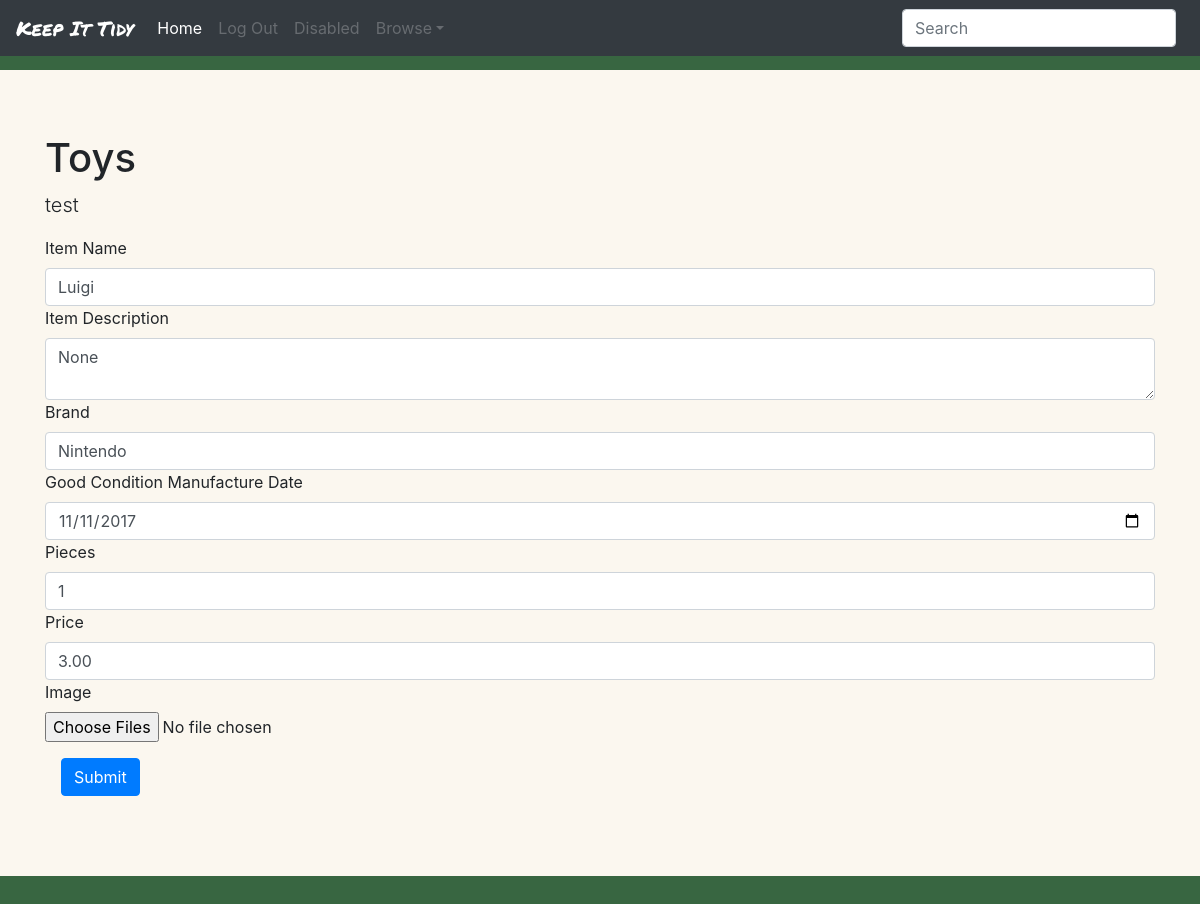
Page /edit_item/3933 on the committed database.
### KeepItTidy/models.py (models this page shows, shortened)
class Collection(models.Model):
	user = models.ForeignKey(User, on_delete=models.CASCADE, related_name="collection")
	name = models.CharField(max_length=200)
	description = models.CharField(max_length=200)

class Item(models.Model):
	name = models.CharField(max_length=200, default="item_name")
	description = models.TextField(max_length=400, null=True)
	user = models.ForeignKey(User, on_delete=models.CASCADE, related_name="item")
	collection = models.ForeignKey(Collection, on_delete=models.CASCADE, related_name="item")
	def get_fields(self):
		fields = {"id": self.id, "name": self.name, "description": self.description, "col_id": self.collection.id}
		text_fields = TextField.objects.filter(item=self)
		if len(text_fields) > 0:
			for i in text_fields:
				fields[i.name] = i.text
		boolean_fields = BooleanField.objects.filter(item=self)
		if len(boolean_fields) > 0:
			for i in boolean_fields:
				fields[i.name] = i.boolean
		date_fields = DateField.objects.filter(item=self)
		if len(date_fields) > 0:
			for i in date_fields:
				fields[i.name] = i.date.strftime("%Y-%m-%d")
		number_fields = NumberField.objects.filter(item=self)
		if len(number_fields) > 0:
			for i in number_fields:
				fields[i.name] = i.number
		decimal_fields = DecimalField.objects.filter(item=self)
		if len(decimal_fields) > 0:
			for i in decimal_fields:
				fields[i.name] = i.decimal
		image_fields = ImageField.objects.filter(item=self)
		if len(image_fields) > 0:
			image_urls = []
			for i in image_fields:
				image_urls.append(i.image.url)
			fields[i.name] = image_urls # This dictionary object will return an array of urls
		else:
			fields["img_missing"] = []
		return fields

class FieldNameTypePair(models.Model):
	dictionary = models.ForeignKey(FieldDict, on_delete=models.CASCADE, related_name="name_type_pair")
	field_name = models.CharField(max_length=200)
	field_type = models.CharField(max_length=200)

class TextField(models.Model):
	name = models.CharField(max_length=200)
	collection = models.ForeignKey(Collection, on_delete=models.CASCADE, related_name="text_field")
	item = models.ForeignKey(Item, on_delete=models.CASCADE, related_name="text_field")
	text = models.CharField(max_length=500)

class DecimalField(models.Model):
	name = models.CharField(max_length=200)
	collection = models.ForeignKey(Collection, on_delete=models.CASCADE, related_name="decimal_field")
	item = models.ForeignKey(Item, on_delete=models.CASCADE, related_name="decimal_field")
	decimal = models.DecimalField(max_digits=1000, decimal_places=2)

### KeepItTidy/views.py (the view)
# urls.py: path("edit_item/<int:item_id>", views.edit_item, name="edit_item"),
def edit_item(request, item_id):
	current_user = request.user
	item = Item.objects.get(id=item_id)
	collection = Collection.objects.get(id=item.collection.id)
	remove_imgs = request.POST.get('removeCurrentImgs', False)
	field_dict = FieldDict.objects.get(collection=collection)
	fields = FieldNameTypePair.objects.filter(dictionary=field_dict)
	if request.method == "POST":
		if item.get_fields()['name'] == request.POST['itemName']:
			print("\nName hasn't changed\n")
		else:
			print("\nName has changed\n")
			item.name = request.POST['itemName']
			item.save()
		if item.get_fields()['description'] == request.POST['itemDescription']:
			print("\nDescription hasn't changed\n")
		else:
			print("\nDescription hasn't changed\n")
			item.description = request.POST['itemDescription']
			item.save()
		posts = request.POST.items()
		for key, value in posts:
			if key != 'itemName' and key != 'itemDescription':
				print(f"{key}: {value}")
				field_name = key.split(" / ")[0]
				field_type = key.split(" / ")[-1]
				create_field_obj(item, value, field_type, field_name, collection)
		if remove_imgs:
			for i in ImageField.objects.filter(item=item):
				i.delete()
		if len(request.FILES) > 0:
			for i in request.FILES:
				file_name = i.split(" / ")[0]
				file_type = i.split(" / ")[-1]
				for file in request.FILES.getlist(i):
					if file_type == "image":
						image = file
						field_obj = ImageField(name=file_name, collection=collection, item=item, image=image)
						field_obj.save()
		return render(request, 'keepittidy/edit_item.html', {
			"images": ImageField.objects.filter(item=item),
			"item": item.get_fields(),
			"user": current_user,
			"collection": collection,
			"fields": fields
			})
	else:
		return render(request, 'keepittidy/edit_item.html', {
			"images": ImageField.objects.filter(item=item),
			"item": item.get_fields(),
			"user": current_user,
			"collection": collection,
			"fields": fields
			})

### KeepItTidy/templates/keepittidy/edit_item.html (shortened to what this page needs)
{% extends "keepittidy/layout.html" %}
{% load static %}
{% block body %}
<div id="collection" class="jumbotron jumbotron-fluid">
	<div class="container">
		<h1 class="display-5">{{ collection.name }}</h1>
		<p class="lead">{{ collection.description }}</p>
	</div>
	<div class="container">
		<form action="{% url 'edit_item' item.id %}" method="post" enctype="multipart/form-data">
			<label for=itemName>Item Name</label>
			<input type="text" class="form-control itemName" name="itemName" placeholder="Item Name" required="" value="{{item.name}}">
			<label for=itemDescription>Item Description</label>
			<textarea class="form-control itemDescription" name="itemDescription" placeholder="Item Name">{{item.description}}</textarea>
			{% for field in fields %}
		        <label for="{{field.field_name}}">{{field.field_name}}</label>
		        {% if field.field_type == "text" %}
		        	{% for key, value in item.items%}
			        	{% if key == field.field_name %}
			        		<input type="text" class="form-control {{field.field_type}}" name="{{field.field_name}} / {{field.field_type}}" placeholder={{field.field_type}} value="{{ value }}">
			        	{% endif %}
		        	{% endfor %}
		        {% elif field.field_type == "boolean" %}
		        	{% for key, value in item.items%}
			        	{% if key == field.field_name and value == False %}
			        		<div class="form-check">
			        			<input type="radio" class="form-check-input {{field.field_type}}" id="booleanYes" value="true" name="{{field.field_name}} / {{field.field_type}}">
			    				<label for="booleanYes">Yes</label>
			        		</div>
			    			<div class="form-check">
			    				<input type="radio" class="form-check-input {{field.field_type}}" id="booleanNo" value="false" name="{{field.field_name}} / {{field.field_type}}" checked>
			    				<label for="booleanNo">No</label>
			    			</div>
		        		{% elif key == field.field_name and value == True %}
		        			<div class="form-check">
			        			<input type="radio" class="form-check-input {{field.field_type}}" id="booleanYes" value="true" name="{{field.field_name}} / {{field.field_type}}"checked>
			    				<label for="booleanYes">Yes</label>
			        		</div>
			    			<div class="form-check">
			    				<input type="radio" class="form-check-input {{field.field_type}}" id="booleanNo" value="false" name="{{field.field_name}} / {{field.field_type}}">
			    				<label for="booleanNo">No</label>
			    			</div>
		        		{% endif %}
		        	{% endfor %}
		        {% elif field.field_type == "date" %}
		        	{% for key, value in item.items%}
			        	{% if key == field.field_name %}
			        		<div>
			        			<input type="date" class="form-control {{field.field_type}}" name="{{field.field_name}} / {{field.field_type}}" placeholder={{field.field_type}} required value="{{ value }}">
			        		</div>
			        	{% endif %}
		        	{% endfor %}
		        {% elif field.field_type == "number" %}
		        	{% for key, value in item.items%}
			        	{% if key == field.field_name %}
			        		<div>
			        			<input type="number" step="any" class="form-control {{field.field_type}}" name="{{field.field_name}} / {{field.field_type}}" placeholder={{field.field_type}} value="{{ value }}">
			        		</div>
			        	{% endif %}
		        	{% endfor %}
		        {% elif field.field_type == "decimal" %}
		        	{% for key, value in item.items%}
			        	{% if key == field.field_name %}
			        		<div>
			        			<input type="number" step=".01" class="form-control {{field.field_type}}" name="{{field.field_name}} / {{field.field_type}}" placeholder={{field.field_type}} value="{{ value }}">
			        		</div>
			        	{% endif %}
		        	{% endfor %}
		        {% endif %}
		    {% endfor %}
		    <div>
    			<input type="file" class="form-control-image" name="Fotografii / image" multiple>
    		</div>
		    <button type="submit" class="btn btn-primary">Submit</button>
		</form>
	</div>
</div>
{% endblock %}

### KeepItTidy/static/KeepItTidy/styles.css (style rules this page uses)
body { background-color: #386641; padding-top: 70px; }
.btn { margin: 1em; }
.jumbotron { background-color: #FBF7EF; }

### rows in the picture
Collection: name "Toys", description "test"
Item: itemName "Luigi"
FieldNameTypePair: field_name "Brand"
TextField: item "Nintendo"
FieldNameTypePair: field_name "Good Condition"
FieldNameTypePair: field_name "Manufacture Date", item "11/11/2017"
FieldNameTypePair: field_name "Pieces", item "1"
FieldNameTypePair: field_name "Price"
DecimalField: item "3.00"
FieldNameTypePair: field_name "Image"
